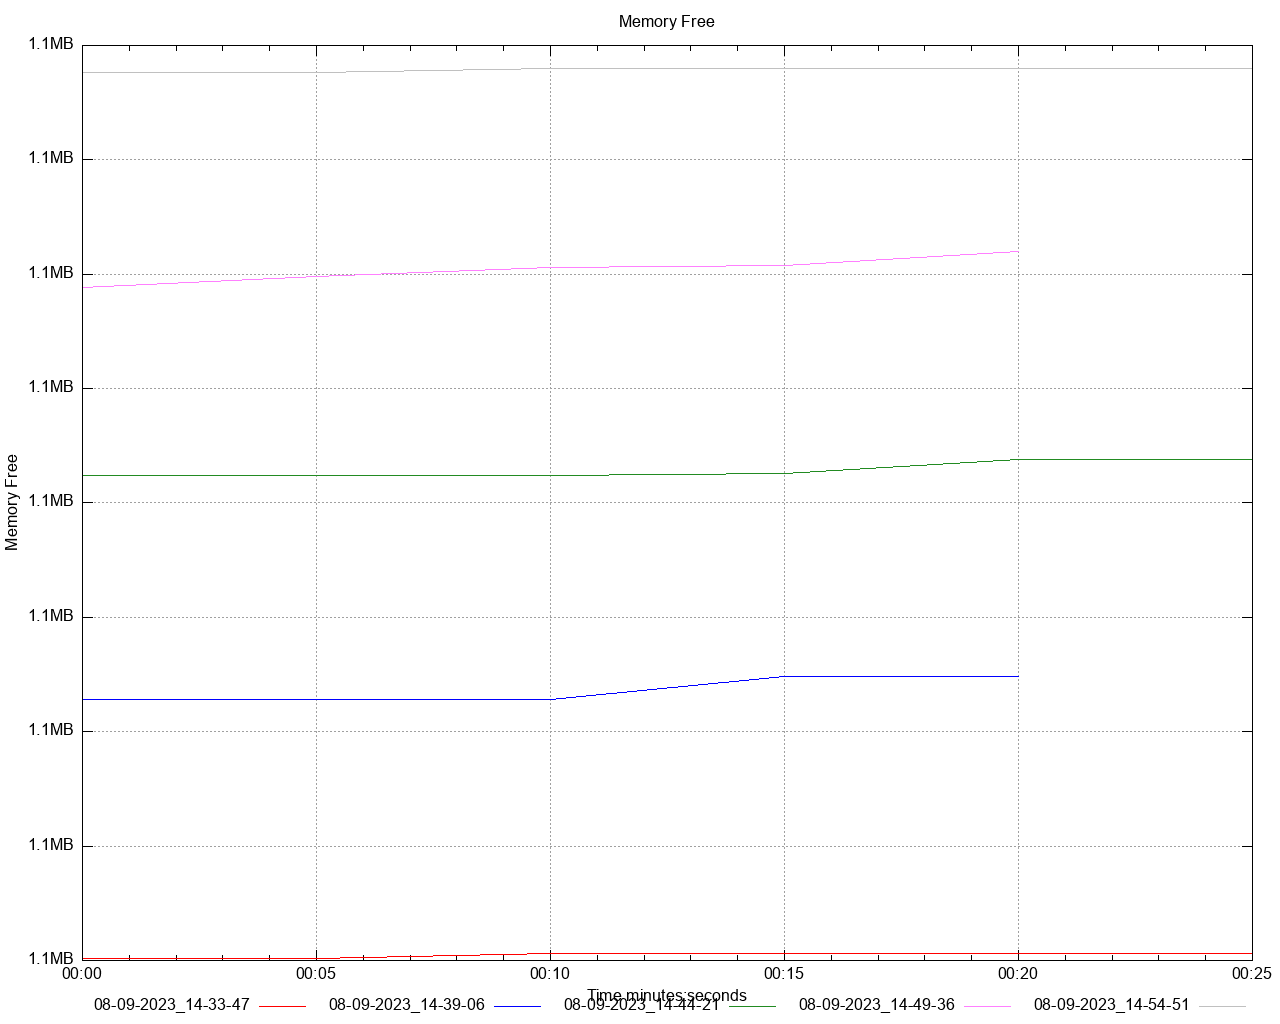

The script that saved this image:
set title 'Memory Free' noenhanced
set style data lines
set datafile separator ","
set terminal png size 1280,1024
set grid
set key below
set xdata time
set timefmt "%s"
offset = 0
t0(x)=(offset=($0==0) ? x : offset, x - offset)
set xlabel 'Time minutes:seconds'
set ylabel 'Memory Free'
set format y '%.1s%cB'
set output '/Users/gbarnett/git/hazelcast-simulator/atomiclong-3node-member/atomicreference/dstat/memory_free_A1.png'
plot \
   '/Users/gbarnett/git/hazelcast-simulator/atomiclong-3node-member/atomicreference/data/memory_free_A1_1.data' using (t0(timecolumn(1))):2 title "08-09-2023_14-33-47" noenhanced lt rgb "red", \
   '/Users/gbarnett/git/hazelcast-simulator/atomiclong-3node-member/atomicreference/data/memory_free_A1_2.data' using (t0(timecolumn(1))):2 title "08-09-2023_14-39-06" noenhanced lt rgb "blue", \
   '/Users/gbarnett/git/hazelcast-simulator/atomiclong-3node-member/atomicreference/data/memory_free_A1_3.data' using (t0(timecolumn(1))):2 title "08-09-2023_14-44-21" noenhanced lt rgb "forest-green", \
   '/Users/gbarnett/git/hazelcast-simulator/atomiclong-3node-member/atomicreference/data/memory_free_A1_4.data' using (t0(timecolumn(1))):2 title "08-09-2023_14-49-36" noenhanced lt rgb "orchid", \
   '/Users/gbarnett/git/hazelcast-simulator/atomiclong-3node-member/atomicreference/data/memory_free_A1_5.data' using (t0(timecolumn(1))):2 title "08-09-2023_14-54-51" noenhanced lt rgb "grey", \
